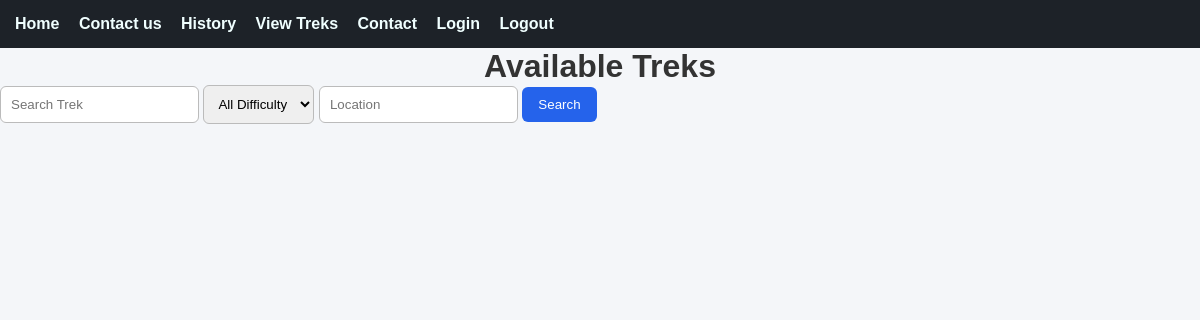
The page /view_treks on the database as committed earlier.
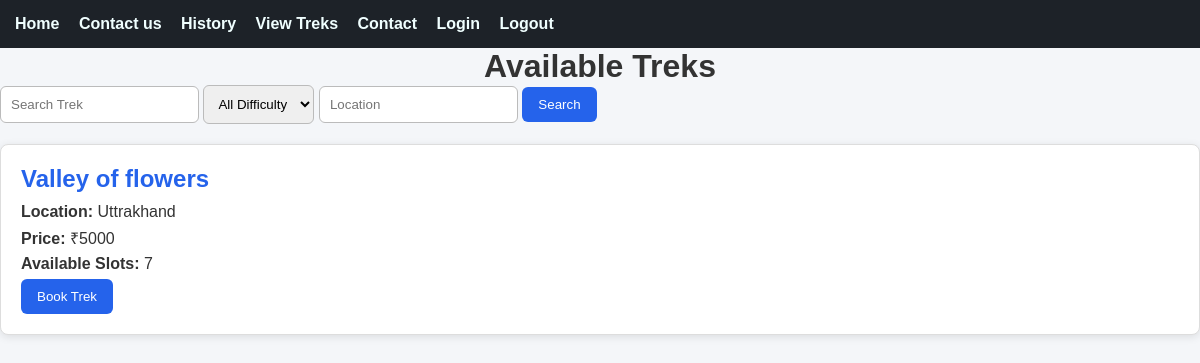
The same page on the database as committed later.
### tables this page shows
CREATE TABLE treks(
                 id INTEGER PRIMARY KEY AUTOINCREMENT,
                 name TEXT NOT NULL,
                 location TEXT NOT NULL,
                 price INTEGER NOT NULL,
                 slots INTEGER NOT NULL,
                 difficulty TEXT NOT NULL,
                 duration INTEGER NOT NULL,
                 status TEXT NOT NULL DEFAULT 'Open',
                 assigned_staffID INTEGER NOT NULL,
                 start_date DATE ,
                 end_date DATE ,
                 description TEXT ,
                 FOREIGN KEY (assigned_staffID) REFERENCES staff(id)
                 );

### app.py (the view)
@app.route("/view_treks")
def view_treks():
    conn = get_db_connnection()
    search = request.args.get("search", "")
    difficulty = request.args.get("difficulty", "")
    location = request.args.get("location", "")
    query = """
        SELECT *
        FROM treks
        WHERE status='Open'
    """
    values = []
    if search:
        query += " AND name LIKE ?"
        values.append("%" + search + "%")
    if difficulty:
        query += " AND difficulty = ?"
        values.append(difficulty)
    if location:
        query += " AND location LIKE ?"
        values.append("%" + location + "%")
    treks = conn.execute(query, values).fetchall()
    conn.close()
    return render_template( "view_treks.html",treks=treks)

### app.py (called while the page is built)
def get_db_connnection():
    conn = sqlite3.connect("database.db")
    conn.row_factory =sqlite3.Row
    return conn

### templates/view_treks.html (shortened to what this page needs)
{% extends "base.html" %}
{% block content %}
<h1 style="text-align:center;">Available Treks</h1>
<form method="GET" action="/view_treks" class="search-form">
    <input type="text" name="search" placeholder="Search Trek">
    <select name="difficulty">
        <option value="">All Difficulty</option>
    </select>
    <input type="text" name="location" placeholder="Location">
    <button type="submit" class="sbtn">
        Search
    </button>
</form>
{% for trek in treks %}
<div class="trek-card">
    <h2>{{ trek["name"] }}</h2>
    <p><b>Location:</b> {{ trek["location"] }}</p>
    <p><b>Price:</b> ₹{{ trek["price"] }}</p>
    <p><b>Available Slots:</b> {{ trek["slots"] }}</p>
    <form action="/book/{{ trek['id'] }}" method="POST">
        {% if trek["slots"] > 0 %}
            <button type="submit" class="sbtn">
                Book Trek
            </button>
        {% else %}
            <p style="color:red;"><b>Full</b></p>
        {% endif %}
    </form>
</div>
{% endfor %}
{% endblock %}

### templates/base.html (shortened to what this page needs)
<!DOCTYPE html>
<html lang="en">
<head>
    <link rel="stylesheet" href="{{ url_for("static", filename='css/style.css') }}">
</head>
<body>
    <nav style="background: #1D2228; padding: 15px;">
        <a href="/" style="color: azure; margin-right: 15px;">Home</a>
        <a href="/contact" style="color: azure; margin-right: 15px;">Contact us</a>
        <a href="/my_bookings" style="color: azure; margin-right: 15px;">History</a>
        <a href="/view_treks" style="color: azure; margin-right: 15px;">View Treks</a>
        <a href="/contact" style="color: azure; margin-right: 15px;">Contact</a>
        <a href="/login" style="color: azure; margin-right: 15px;">Login</a>
        <a href="/logout" style="color: azure; margin-right: 15px;">Logout</a>
    </nav>
    {% block content %}
    {% endblock %}
</body>
</html>

### static/css/style.css (style rules this page uses)
* { margin:0; padding:0; box-sizing:border-box; }
body { font-family:Arial, Helvetica, sans-serif; background:#f4f6f9; color:#333; }
nav { background:#1D2228; padding:15px; }
nav a { color:white; text-decoration:none; margin-right:20px; font-weight:bold; }
#form_div button, .sbtn { background:#2563eb; color:white; border:none; padding:10px 16px; border-radius:6px; cursor:pointer; text-decoration:none; }
input, select, textarea { padding:10px; border:1px solid #bbb; border-radius:6px; }
.trek-card { background:white; border:1px solid #ddd; border-radius:8px; padding:20px; margin:20px 0; box-shadow:0 2px 8px rgba(0,0,0,.1); }
.trek-card h2 { color:#2563eb; margin-bottom:10px; }
.trek-card p { margin:6px 0; }

Rows that differ between the two databases and show on the page:
added treks: name "Valley of flowers", location "Uttrakhand", price "5000", slots "7", shows "Book Trek"
